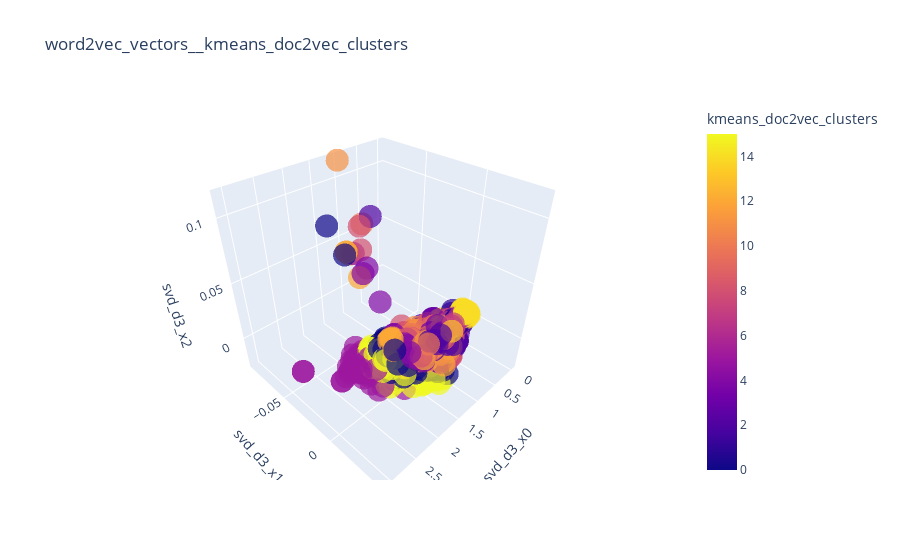

This figure's notebook cell:
### Code cell
from sklearn.decomposition import TruncatedSVD
import plotly.express as px
import numpy as np

def plotter_3d_cluster(dataset_org, vector_column_name, cluster_label_name):
   
    dataset = dataset_org.copy()
    
    svd = TruncatedSVD(n_components=3, random_state=42)
    td_matrix = np.array(dataset[vector_column_name].tolist())
    svd_result = svd.fit_transform(td_matrix)

    for i in range(3):
        col_name = f"svd_d3_x{i}"
        dataset[col_name] = svd_result[:, i]

    fig = px.scatter_3d(
        dataset,
        x='svd_d3_x0',
        y='svd_d3_x1',
        z='svd_d3_x2',
        color=cluster_label_name,
        title=f"{vector_column_name}__{cluster_label_name}",
        opacity=0.7,
        hover_name="meals", 
        color_discrete_sequence=px.colors.qualitative.Alphabet
    )

    fig.show()

plotter_3d_cluster(
    dataset_org=meals_df,
    vector_column_name="word2vec_vectors",
    cluster_label_name="kmeans_doc2vec_clusters" 
)

### Figure 1 — Plotly figure (JSON) as saved in the notebook; plotly's stock layout.template omitted (floating-point values rounded to 4 significant figures; data arrays with more than 128 entries replaced by an {"elided": "..."} marker saying what was removed)
{"data": [{"hovertemplate": "<b>%{hovertext}</b><br><br>svd_d3_x0=%{x}<br>svd_d3_x1=%{y}<br>svd_d3_x2=%{z}<br>kmeans_doc2vec_clusters=%{marker.color}<extra></extra>", "hovertext": {"elided": "7197 str values"}, "legendgroup": "", "marker": {"color": {"elided": "7197 int values"}, "coloraxis": "coloraxis", "opacity": 0.7, "symbol": "circle"}, "mode": "markers", "name": "", "scene": "scene", "showlegend": false, "type": "scatter3d", "x": {"elided": "7197 float values"}, "y": {"elided": "7197 float values"}, "z": {"elided": "7197 float values"}}], "layout": {"coloraxis": {"colorbar": {"title": {"text": "kmeans_doc2vec_clusters"}}, "colorscale": [[0, "#0d0887"], [0.1111, "#46039f"], [0.2222, "#7201a8"], [0.3333, "#9c179e"], [0.4444, "#bd3786"], [0.5556, "#d8576b"], [0.6667, "#ed7953"], [0.7778, "#fb9f3a"], [0.8889, "#fdca26"], [1, "#f0f921"]]}, "legend": {"tracegroupgap": 0}, "scene": {"domain": {"x": [0, 1], "y": [0, 1]}, "xaxis": {"title": {"text": "svd_d3_x0"}}, "yaxis": {"title": {"text": "svd_d3_x1"}}, "zaxis": {"title": {"text": "svd_d3_x2"}}}, "title": {"text": "word2vec_vectors__kmeans_doc2vec_clusters"}}}
